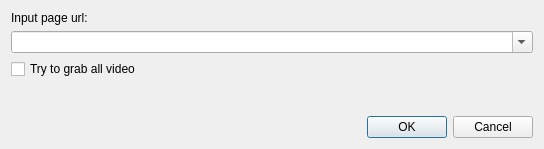
<?xml version="1.0" encoding="UTF-8"?>
<ui version="4.0">
 <class>PageUrlInputDialog</class>
 <widget class="QDialog" name="PageUrlInputDialog">
  <property name="geometry">
   <rect>
    <x>0</x>
    <y>0</y>
    <width>544</width>
    <height>149</height>
   </rect>
  </property>
  <property name="windowTitle">
   <string>Download page videos</string>
  </property>
  <layout class="QVBoxLayout" name="verticalLayout">
   <item>
    <widget class="QLabel" name="label">
     <property name="text">
      <string>Input page url:</string>
     </property>
    </widget>
   </item>
   <item>
    <widget class="QComboBox" name="comboBox">
     <property name="editable">
      <bool>true</bool>
     </property>
    </widget>
   </item>
   <item>
    <widget class="QCheckBox" name="checkDownloadAll">
     <property name="text">
      <string>Try to grab all video</string>
     </property>
    </widget>
   </item>
   <item>
    <spacer name="verticalSpacer">
     <property name="orientation">
      <enum>Qt::Vertical</enum>
     </property>
     <property name="sizeHint" stdset="0">
      <size>
       <width>20</width>
       <height>40</height>
      </size>
     </property>
    </spacer>
   </item>
   <item>
    <widget class="QDialogButtonBox" name="buttonBox">
     <property name="orientation">
      <enum>Qt::Horizontal</enum>
     </property>
     <property name="standardButtons">
      <set>QDialogButtonBox::Cancel|QDialogButtonBox::Ok</set>
     </property>
    </widget>
   </item>
  </layout>
 </widget>
 <resources/>
 <connections>
  <connection>
   <sender>buttonBox</sender>
   <signal>accepted()</signal>
   <receiver>PageUrlInputDialog</receiver>
   <slot>accept()</slot>
   <hints>
    <hint type="sourcelabel">
     <x>248</x>
     <y>254</y>
    </hint>
    <hint type="destinationlabel">
     <x>157</x>
     <y>274</y>
    </hint>
   </hints>
  </connection>
  <connection>
   <sender>buttonBox</sender>
   <signal>rejected()</signal>
   <receiver>PageUrlInputDialog</receiver>
   <slot>reject()</slot>
   <hints>
    <hint type="sourcelabel">
     <x>316</x>
     <y>260</y>
    </hint>
    <hint type="destinationlabel">
     <x>286</x>
     <y>274</y>
    </hint>
   </hints>
  </connection>
 </connections>
</ui>
